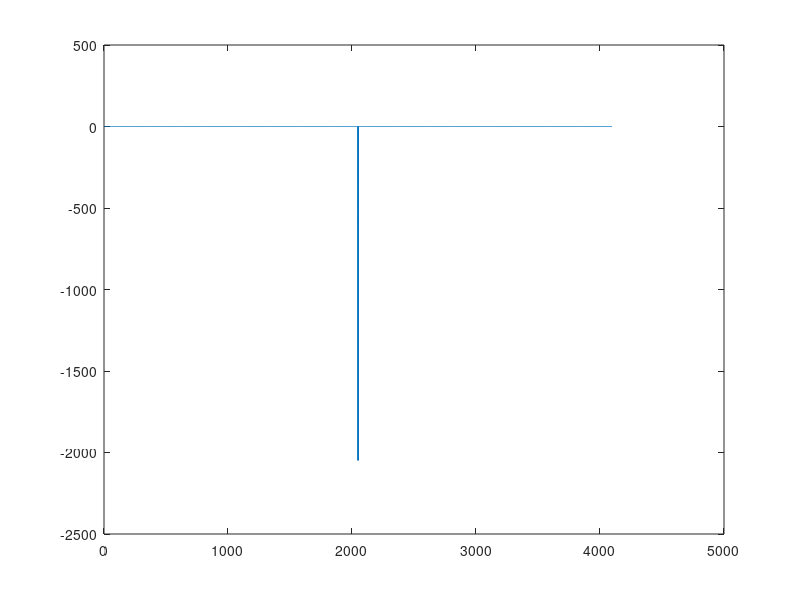
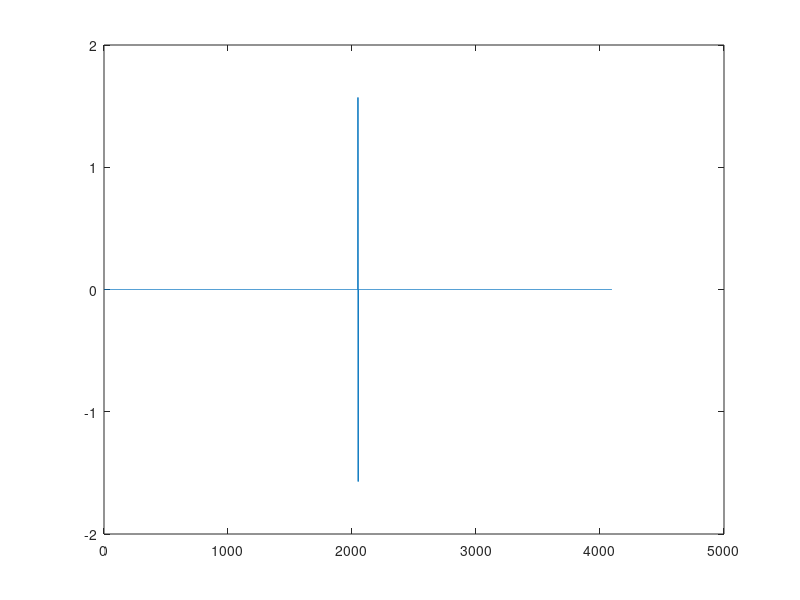
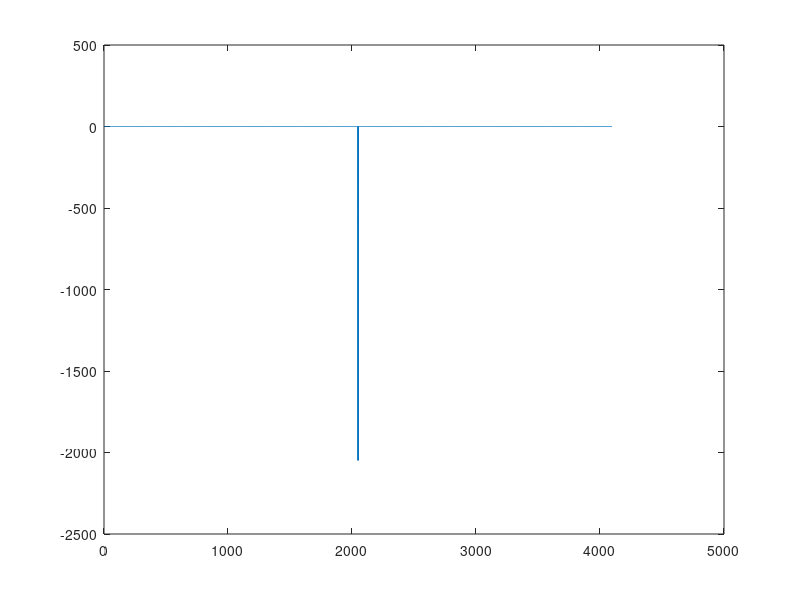
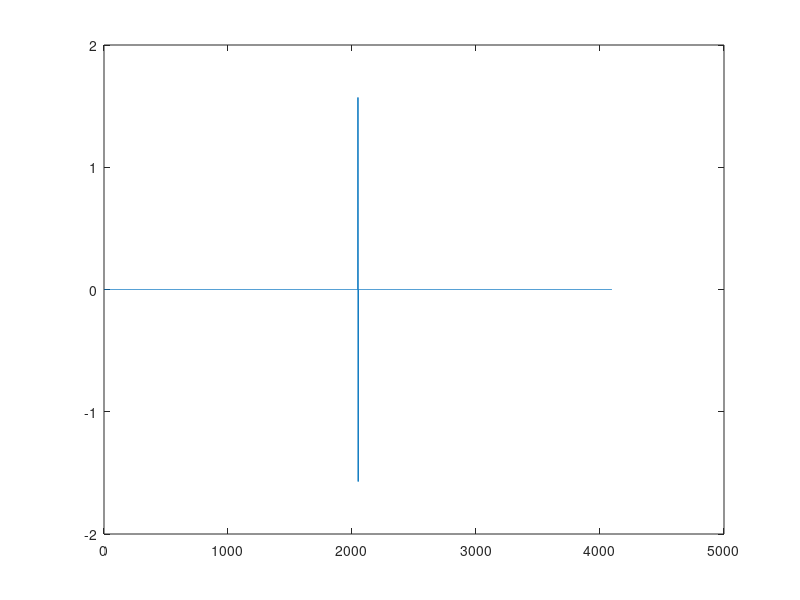

Reproduce these figures in MATLAB, in order.


xL = 2*pi;
xN = 2^12;
xS = xL/xN;
x = linspace(xS/2,xL-xS/2,xN)';
N = xN/2;
k = [0:N-1, 0, 1-N:-1]';

y = cos(x);
dy = -cos(x);
dY = ifft((1i*k).^2.*fft(y));

fnew_var = fft(dY);
fnew_var(abs(fnew_var) < 10)= 0 ;
new_var = real(ifft(fnew_var));


plot(real(fftshift(fft(dY))))
figure
plot(imag(fftshift(fft(dY))))
figure
plot(real(fftshift(fft(new_var))))
figure
plot(imag(fftshift(fft(new_var))))


figure
plot(x,dy,x,dY,x,new_var)

max(abs(dy-dY))
max(abs(dy-new_var))